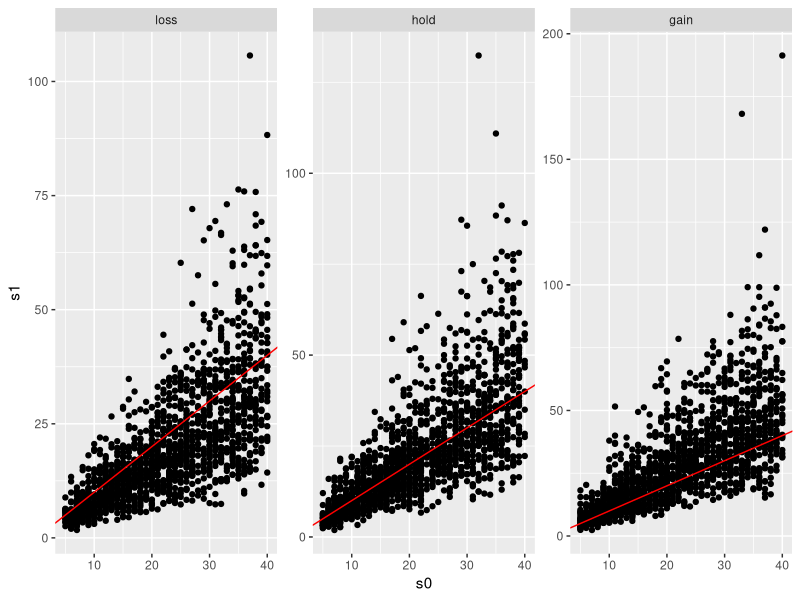
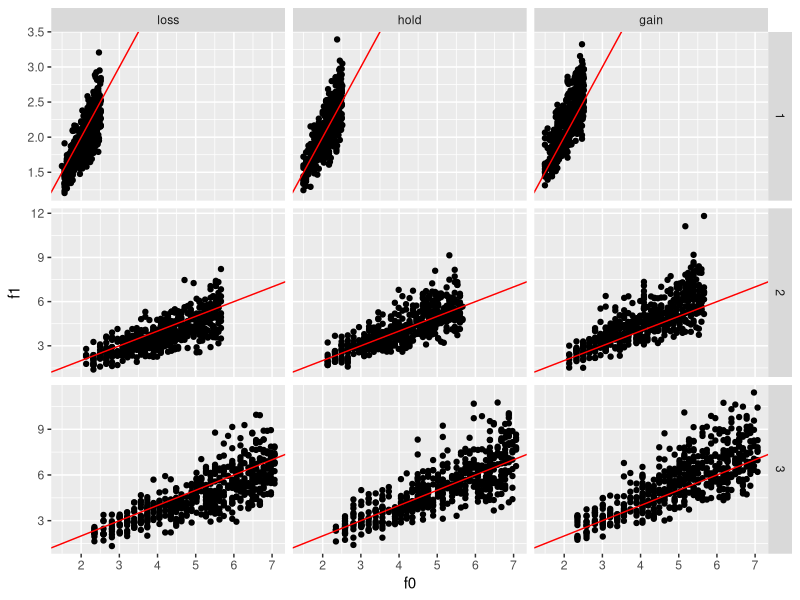
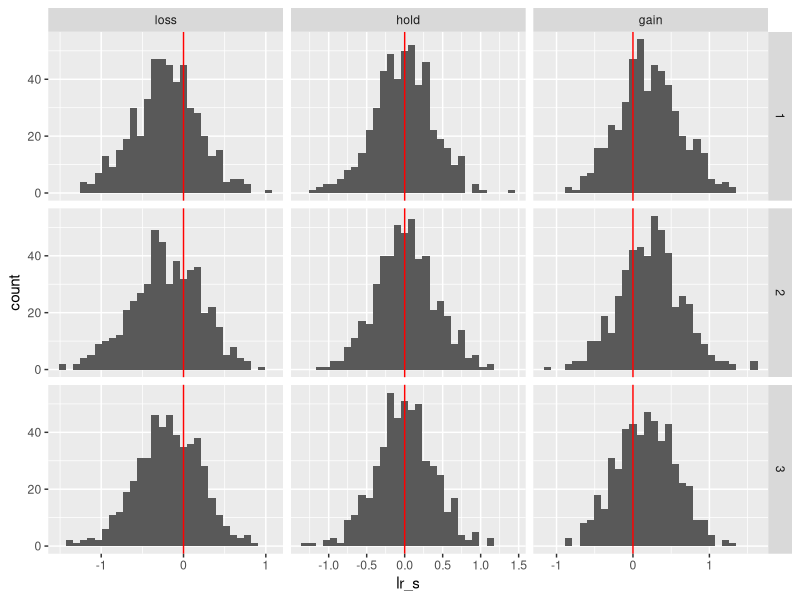
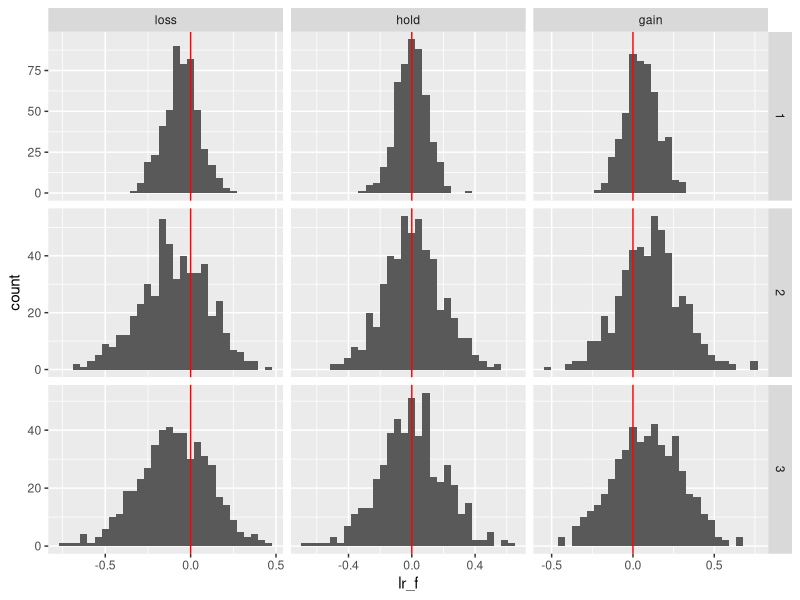

Generate these figures, in order, with R:
######################################################################
#' @title Simulations of change in diversity leading to changes in function
#' 
#' @author Jarrett Byrnes
#' @author jarrett.byrnes@umb.edi
#' 
#' @log
#'  2/25/2016 - First draft
######################################################################

library(dplyr)
library(tidyr)
library(ggplot2)

#Vector of scaling coefficients
b <- c(0.25, 0.47, 0.53)


## below: consider changing sd_change, maybe the mean values of change. what are the units on those? log of % rate of change. log(S1/S2) = rate*dur.   SI = S.o* exp(RD); make sure the model structure is ok (lines 37 below)

#list of richness changes
change <- list(loss = -0.01, hold = 0, gain = 0.01)
sd_change = 0.02 

#some other params - might want to kick nsims up? Or not - it's a lot
nYears<- 20
nsims = 500

#make that simulation data frame
simDF <- data.frame(expand.grid(trophic_group = rep(1:3, nsims),
                                 scenario=c("loss", "hold", "gain")),
                     
                     s0 = round(runif(9*nsims, 5, 40))) %>%
  #calculate change in diversity
  group_by(scenario) %>%
  mutate(s1 = s0*exp(nYears*rnorm(3*nsims, change[[scenario[1]]], sd_change))) %>%
  ungroup() %>%
  
  #caculate function for each trophic group before and after
  group_by(trophic_group) %>%
  mutate(f0 = s0^b[trophic_group[1]],
         f1 = s1^b[trophic_group[1]]) %>%
  ungroup() %>%
  mutate(lr_s = log(s1)-log(s0),
         lr_f = log(f1)-log(f0))
  

#Plotting
#richness before and after
ggplot(data=simDF, aes(x=s0, y=s1))+ 
  geom_point() + 
  facet_wrap(~scenario, scale="free_y") + 
  geom_abline(slope=1, intercept=0, col="red")

#function before and after
ggplot(data=simDF, aes(x=f0, y=f1))+ 
  geom_point() +
  facet_grid(trophic_group~scenario, scale="free") + 
  geom_abline(slope=1, intercept=0, col="red")


#log ratio of richness change
ggplot(data=simDF, aes(x=lr_s))+ 
  geom_histogram() +
  facet_grid(trophic_group~scenario, scale="free") + 
  geom_vline(xintercept=0, col="red")


#log ratio of function change
ggplot(data=simDF, aes(x=lr_f))+ 
  geom_histogram() +
  facet_grid(trophic_group~scenario, scale="free") + 
  geom_vline(xintercept=0, col="red")